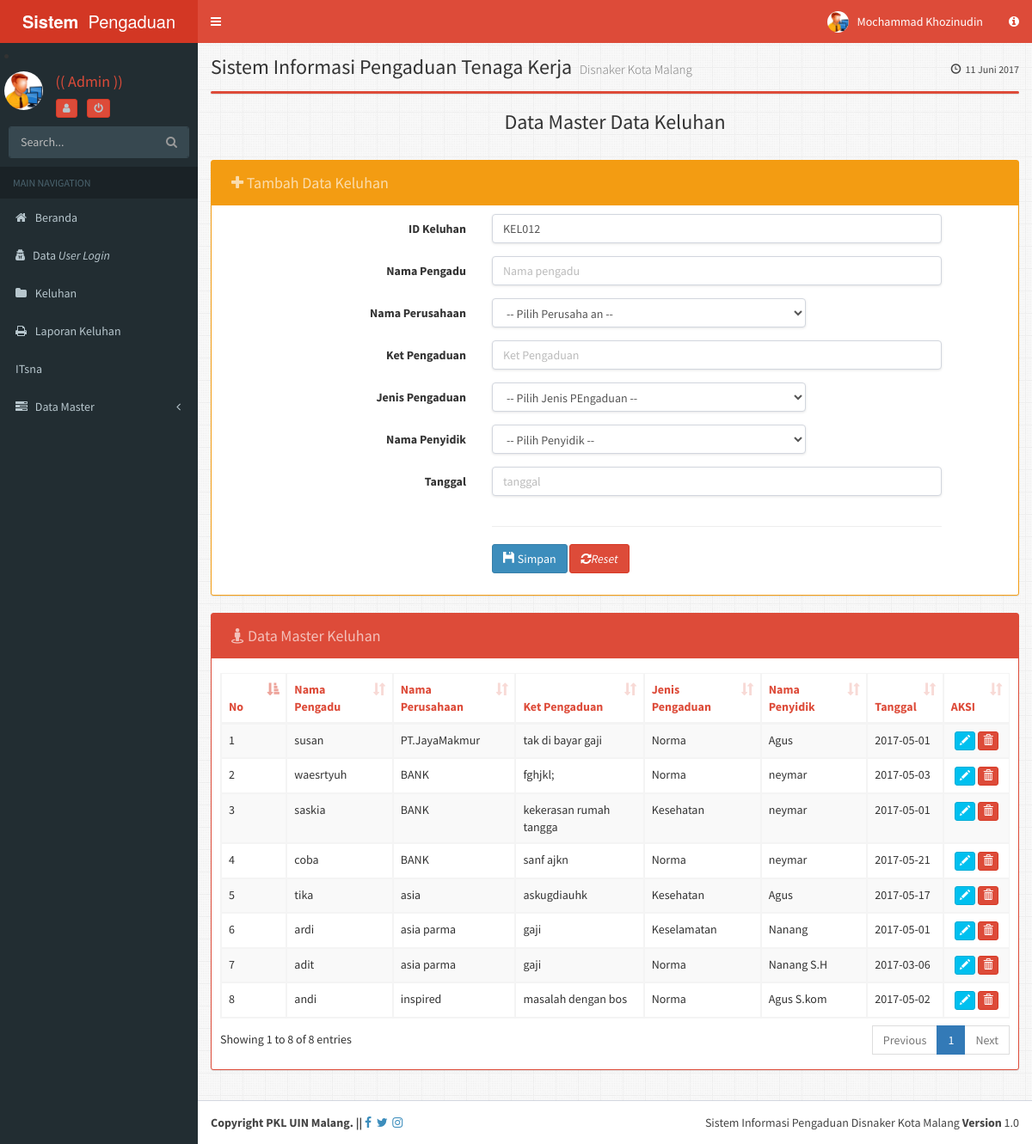
The page /sistem/admin/?module=keluhan (signed in) on the database its author committed.
### tables this page shows
CREATE TABLE IF NOT EXISTS `keluhan` (
  `id_keluhan` varchar(30) NOT NULL,
  `nm_pengadu` varchar(30) NOT NULL,
  `nm_perusahaan` varchar(30) NOT NULL,
  `ket_pengaduan` varchar(80) NOT NULL,
  `jenis_pengaduan` varchar(20) NOT NULL,
  `nm_penyidik` varchar(30) NOT NULL,
  `tanggal` varchar(20) NOT NULL
);

### sistem/admin/inc/inc.library.php (called while the page is built, shortened)
<?php
function Indonesia2Tgl($tanggal){
	 $namaBln = array("01" => "Januari", "02" => "Februari", "03" => "Maret", "04" => "April", "05" => "Mei", "06" => "Juni",
					 "07" => "Juli", "08" => "Agustus", "09" => "September", "10" => "Oktober", "11" => "November", "12" => "Desember");
	$tgl=substr($tanggal,8,2);
	$bln=substr($tanggal,5,2);
	$thn=substr($tanggal,0,4);
	$tanggal ="$tgl ".$namaBln[$bln]." $thn";
	return $tanggal;
}
?>

### sistem/admin/module/keluhan/keluhan.php (the view, shortened to what this page needs)
<?php
$aksi="module/keluhan/keluhan_aksi.php";
switch($_GET[aksi]){
default:
?>
<h3 class="box-title margin text-center">Data Master Data Keluhan</h3>
<br/>
<div class="row">
<div class="col-md-12">
	<div class="box box-solid box-warning">
		<div class="box-header">
		<h3 class="btn btn disabled box-title">
		<i class="fa  fa-plus"></i>
		Tambah Data Keluhan</h3>
		</div>
	<div class="box-body">
	<?php
$sql ="SELECT max(id_keluhan) as terakhir from keluhan";
  $hasil = mysql_query($sql);
  $data = mysql_fetch_array($hasil);
  $lastID = $data['terakhir'];
  $lastNoUrut = substr($lastID, 3, 9);
  $nextNoUrut = $lastNoUrut + 1;
  $nextID = "KEL".sprintf("%03s",$nextNoUrut);
?>
	 <form class="form-horizontal" action="<?php echo $aksi?>?module=keluhan&aksi=tambah" role="form" method="post">
  <div class="form-group">
    <label class="col-sm-4 control-label">ID Keluhan</label>
    <div class="col-sm-7">
      <input type="text" class="form-control" required="required" name="id_keluhan" value="<?php echo  $nextID; ?>" >
    </div>
  </div>
  <div class="form-group">
    <label class="col-sm-4 control-label">Nama Pengadu</label>
    <div class="col-sm-7">
      <input type="text" class="form-control" required="required" name="nm_pengadu" placeholder="Nama pengadu">
    </div>
  </div>
  <div class="form-group">
    <label class="col-sm-4 control-label">Nama Perusahaan</label>
    <div class="col-sm-5">
      <select name="nm_perusahaan" class="form-control">
<option value="belumMilih" > -- Pilih Perusaha an -- </option>
</select>
    </div>
  </div>
   <div class="form-group">
    <label class="col=md-3 col-sm-4 control-label">Ket Pengaduan</label>
    <div class="col-sm-7">
      <input type="text" class="form-control" required="required" name="ket_pengaduan" placeholder="Ket Pengaduan">
    </div>
  </div>
  <div class="form-group">
    <label class="col-sm-4 control-label">Jenis Pengaduan</label>
    <div class="col-sm-5">
      <select name="jenis_pengaduan" class="form-control">
<option value="belumMilih" > -- Pilih Jenis PEngaduan -- </option>
</select>
    </div>
  </div>
  <div class="form-group">
    <label class="col-sm-4 control-label">Nama Penyidik</label>
    <div class="col-sm-5">
      <select name="nm_penyidik" class="form-control">
<option value="belumMilih" > -- Pilih Penyidik -- </option>
</select>
    </div>
  </div>
    <div class="form-group">
    <label class="col-sm-4 control-label">Tanggal</label>
    <div class="col-sm-7">
      <input type="text" class="form-control" required="required" name="tanggal" placeholder="tanggal">
    </div>
    </div>
  <div class="form-group">
    <label class="col-sm-4"></label>
    <div class="col-sm-7">
	<hr/>
      <button type="submit"name="submit" class="btn btn-primary"><i class="glyphicon glyphicon-floppy-disk"></i> Simpan</button>
<button type="reset" class="btn btn-danger"><i class="fa fa-refresh"></i><i>Reset</i></button>
    </div>
  </div>
</form>
	</div>
</div>
</div>
<div class="col-md-12">
	<div class="box box-solid box-danger">
		<div class="box-header">
		<h3 class="btn disabled box-title">
		<i class="fa  fa-street-view"></i>
		Data Master Keluhan</h3>
		</div>
	<div class="box-body">
	<table id="example2" class="table table-bordered table-striped">
<thead>
	<tr class="text-red">
		<th class="col-sm-1">No</th>
		<th>Nama Pengadu</th>
    <th>Nama Perusahaan</th>
    <th>Ket Pengaduan</th>
    <th>Jenis Pengaduan</th>
    <th>Nama Penyidik</th>
    <th>Tanggal</th>
    <th class="col-sm-1">AKSI</th>
	</tr>
</thead>
<tbody>
<?php
$sql = "SELECT * FROM keluhan";
$tampil = mysql_query($sql);
$no=1;
while ($tampilkan = mysql_fetch_array($tampil)) {
$Kode = $tampilkan['id_keluhan'];
?>
	<tr>
	<td><?php echo $no++; ?></td>
	<td><?php echo $tampilkan['nm_pengadu']; ?></td>
	<td><?php echo $tampilkan['nm_perusahaan']; ?></td>
  <td><?php echo $tampilkan['ket_pengaduan']; ?></td>
  <td><?php echo $tampilkan['jenis_pengaduan']; ?></td>
  <td><?php echo $tampilkan['nm_penyidik']; ?></td>
  <td><?php echo $tampilkan['tanggal']; ?></td>
	<td align="center">
	<a class="btn btn-xs btn-info" href="?module=keluhan&aksi=edit&id_keluhan=<?php echo $tampilkan['id_keluhan'];?>" alt="Edit Data"><i class="glyphicon glyphicon-pencil"></i></a>
	<a class="btn btn-xs btn-danger"href="<?php echo $aksi ?>?module=keluhan&aksi=hapus&id_keluhan=<?php echo $tampilkan['id_keluhan'];?>"  alt="Delete Data" onclick="return confirm('ANDA YAKIN AKAN MENGHAPUS DATA <?php echo $Kode; ?>	?')"> <i class="glyphicon glyphicon-trash"></i></a>
	</td>
	<?php
	}
	?>
	</tr>
			</tbody>
		</table>
	</div>
</div>
</div>
</div>
<?php
break;
?>
<?php
}
?>

### sistem/admin/index.php (shortened to what this page needs)
<?php
include 'inc/inc.library.php';
?>
<!DOCTYPE html>
<html>
  <head>
    <link href="../aset/plugins/daterangepicker/daterangepicker-bs3.css" rel="stylesheet" type="text/css" />
    <link href="../aset/plugins/iCheck/all.css" rel="stylesheet" type="text/css" />
    <link href="../aset/plugins/colorpicker/bootstrap-colorpicker.min.css" rel="stylesheet"/>
    <link href="../aset/plugins/timepicker/bootstrap-timepicker.min.css" rel="stylesheet"/>
    <link href="../aset/dist/css/skins/_all-skins.min.css" rel="stylesheet" type="text/css" />
    <link href="../aset/plugins/iCheck/all.css" rel="stylesheet" type="text/css" />
    <link href="../aset/bootstrap/css/bootstrap.min.css" rel="stylesheet" type="text/css" />
    <link href="https://maxcdn.bootstrapcdn.com/font-awesome/4.3.0/css/font-awesome.min.css" rel="stylesheet" type="text/css" />
    <link href="https://code.ionicframework.com/ionicons/2.0.1/css/ionicons.min.css" rel="stylesheet" type="text/css" />
    <link href="../aset/plugins/datatables/dataTables.bootstrap.css" rel="stylesheet" type="text/css" />
    <link href="../aset/dist/css/AdminLTE.min.css" rel="stylesheet" type="text/css" />
    <link href="../aset/dist/css/skins/_all-skins.min.css" rel="stylesheet" type="text/css" />
  </head>
  <body class="skin-red sidebar-mini fixed">
    <div class="wrapper">
      <header class="main-header">
        <a href="" class="logo">
          <span class="logo-lg"><b>Sistem&nbsp;</b> Pengaduan</span>
        </a>
        <nav class="navbar navbar-static-top" role="navigation">
          <a href="#" class="sidebar-toggle" data-toggle="offcanvas" role="button">
          </a>
          <div class="navbar-custom-menu">
            <ul class="nav navbar-nav">
				<li class="dropdown user user-menu">
				<a href="#" class="dropdown-toggle" data-toggle="dropdown">
                  <img src="../aset/dist/img/admin.jpg" class="user-image" alt="User Image"/>
                  <span class="hidden-xs">
				  <?php
				   echo $_SESSION['nama'];
				  ?>
				  </span>
                </a>
              </li>
              <li>
                <a href="#" data-toggle="control-sidebar"><i class="fa fa-info-circle"></i></a>
              </li>
            </ul>
          </div>
        </nav>
      </header>
      <aside class="main-sidebar">
        <section class="sidebar">
         <li style="margin:2%;">
			<table>
			<tr>
			<td rowspan="3"><img src="../aset/dist/img/admin.jpg"style="margin-right:15px;width:45px;height:45px;" class="img-circle" alt="User Image" /></td>
			<th><h4 class="text-red">(( Admin ))</h4>
			</th>
			<tr>
			<td><i class="text-red">
				<a href="index.php?module=edit_user&id_user=<?php echo $_SESSION['id'];?>" class="btn btn-xs btn-danger ">&nbsp;<i class="fa fa-user"></i>&nbsp;</a>
				<a href="../logout.php" class="btn btn-xs btn-danger ">&nbsp;<i class="fa fa-power-off"></i>&nbsp;</a>
			</td>
			</tr>
			</tr>
			</table>
			</li>
          <form action="#" method="get" class="sidebar-form">
            <div class="input-group">
              <input type="text" name="q" class="form-control" placeholder="Search..."/>
              <span class="input-group-btn">
                <button type='submit' name='search' id='search-btn' class="btn btn-flat"><i class="fa fa-search"></i></button>
              </span>
            </div>
          </form>
          <ul class="sidebar-menu">
            <li class="header">MAIN NAVIGATION</li>
			<li><a href="?module=home"><i class="fa fa-home"></i> <span>Beranda</span></a></li>
			<li><a href='?module=user' ><i class="fa fa-user-secret"></i><span>Data <i> User Login </i></span></a></li>
      <li><a href='?module=keluhan'><i class="fa fa-folder"></i> <span>Keluhan</span></a></li>
      <li><a href='module/fpdf/pdf.php'><i class="fa fa-print"></i> <span>Laporan Keluhan</span></a></li>
      <li><a href='module/fpdf/pdf.php'> <span>ITsna</span></a></li>
			<li class="treeview">
			 <a href="#">
                <i class="fa fa-tasks"></i> <span>Data Master</span> <i class="fa fa-angle-left pull-right"></i>
              </a>
			</li>
          </ul>
        </section>
      </aside>
      <div style="background:url(../images/0.png)repeat;" class="content-wrapper">
        <section  class="content-header">
          <h1> Sistem Informasi Pengaduan Tenaga Kerja
            <small>Disnaker Kota Malang</small>
          </h1>
          <ol class="breadcrumb">
            <li><a href="#"><i class="glyphicon glyphicon-time"></i><?php echo Indonesia2Tgl(date('Y-m-d'));?> </a></li>
          </ol>
        </section>
        <section  class="content">
<div class="box box-danger">
</div>
	<?php include "isi.php";?>
        </section>
      </div>
      <footer class="main-footer">
        <div class="pull-right hidden-xs">
          Sistem Informasi Pengaduan Disnaker Kota Malang <b>Version</b> 1.0
        </div>
        <strong>Copyright PKL UIN Malang.
		 || <a href="#"><i class="fa fa-facebook"></i></a>&nbsp;&nbsp;<a href="#"><i class="fa fa-twitter"></i></a>&nbsp;&nbsp;<a href="#"><i class="fa fa-instagram"></i></a>
      </footer>
    </div>
  </body>
</html>

### sistem/admin/isi.php (shortened to what this page needs)
<?php
if ($_GET['module'] == "home") {
	include "module/home.php";
}
else if ($_GET['module'] == "penyidik") {
	include "module/penyidik/penyidik.php";
}
else if ($_GET['module'] == "unit_krj") {
	include "module/unit_krj/unit_krj.php";
}
else if ($_GET['module'] == "user") {
	include "module/user/user.php";
}
else if ($_GET['module'] == "lokasi") {
	include "module/lokasi/lokasi.php";
}
else if ($_GET['module'] == "edit_user") {
	include "module/edit_user.php";
}
else if ($_GET['module'] == "jenis_peng") {
	include "module/jenis_peng/jenis_peng.php";
}
else if ($_GET['module'] == "keluhan"){
	include "module/keluhan/keluhan.php";
}
?>

### rows shown on the page
keluhan: nm_pengadu "susan", nm_perusahaan "PT.JayaMakmur", ket_pengaduan "tak di bayar gaji", jenis_pengaduan "Norma", nm_penyidik "Agus", tanggal "2017-05-01"
keluhan: nm_pengadu "waesrtyuh", nm_perusahaan "BANK", ket_pengaduan "fghjkl;", jenis_pengaduan "Norma", nm_penyidik "neymar", tanggal "2017-05-03"
keluhan: nm_pengadu "saskia", nm_perusahaan "BANK", ket_pengaduan "kekerasan rumah tangga", jenis_pengaduan "Kesehatan", nm_penyidik "neymar", tanggal "2017-05-01"
keluhan: nm_pengadu "coba", nm_perusahaan "BANK", ket_pengaduan "sanf ajkn", jenis_pengaduan "Norma", nm_penyidik "neymar", tanggal "2017-05-21"
keluhan: nm_pengadu "tika", nm_perusahaan "asia", ket_pengaduan "askugdiauhk", jenis_pengaduan "Kesehatan", nm_penyidik "Agus", tanggal "2017-05-17"
keluhan: nm_pengadu "ardi", nm_perusahaan "asia parma", ket_pengaduan "gaji", jenis_pengaduan "Keselamatan", nm_penyidik "Nanang", tanggal "2017-05-01"
keluhan: nm_pengadu "adit", nm_perusahaan "asia parma", ket_pengaduan "gaji", jenis_pengaduan "Norma", nm_penyidik "Nanang S.H", tanggal "2017-03-06"
keluhan: nm_pengadu "andi", nm_perusahaan "inspired", ket_pengaduan "masalah dengan bos", jenis_pengaduan "Norma", nm_penyidik "Agus S.kom", tanggal "2017-05-02"

### other values the page prints
$_SESSION['nama'] "Mochammad Khozinudin"
